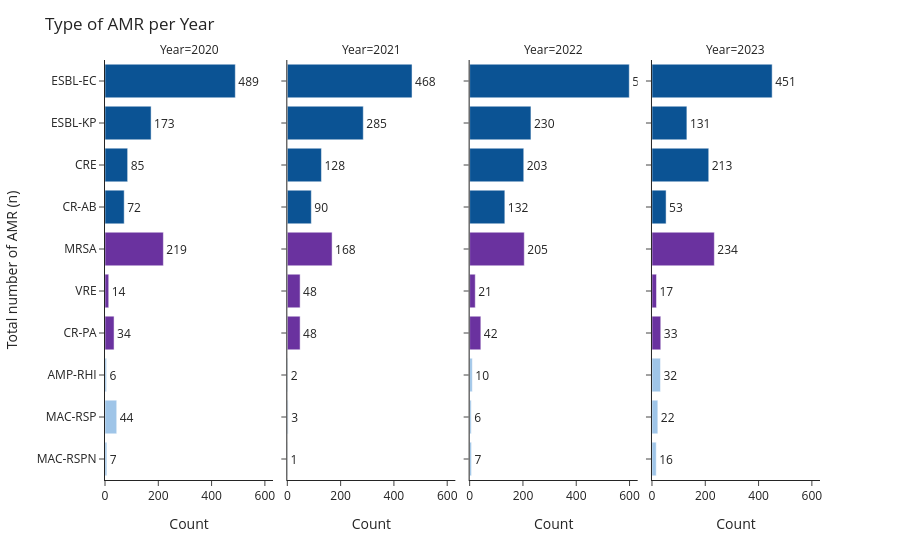

Notebook source saved alongside this figure:
### Code cell
plot_df = []

for yr in yrs:
    yr = int(yr)
    subset = df[df["Year"] == yr].value_counts("Type of AMR")
    subset = subset.reindex(all_amrs, fill_value=0).reset_index()
    subset.columns = ["Type of AMR", "Count"]
    subset["Year"] = yr
    plot_df.append(subset)

plot_df = pd.concat(plot_df, ignore_index=True)
plot_df["Type of AMR"] = pd.Categorical(plot_df["Type of AMR"], categories=list(amr_custom_color_map.keys()), ordered=True)
plot_df = plot_df.sort_values(["Year", "Type of AMR"])

# Plotly Express faceted bar chart
fig = px.bar(
    plot_df, x="Count", y="Type of AMR", facet_col="Year",
    orientation="h", color="Type of AMR", text="Count",
    color_discrete_map=amr_custom_color_map2
    # color_discrete_sequence=px.colors.qualitative.Set1
)

# Layout adjustments
fig.update_layout(
    height=600, template="simple_white",
    title="Type of AMR per Year",
    showlegend=False,
    yaxis=dict(title="Total number of AMR (n)")
)

# Value labels outside bars
fig.update_traces(textposition='outside')

# Consistent y-axis category order
# fig.update_yaxes(categoryorder='array', categoryarray=all_amrs)

fig.show()

### Figure 1 — Plotly figure (JSON) as saved in the notebook; plotly's stock layout.template omitted (floating-point values rounded to 4 significant figures)
{"data": [{"alignmentgroup": "True", "hovertemplate": "Type of AMR=%{y}<br>Year=2020<br>Count=%{text}<extra></extra>", "legendgroup": "ESBL-EC", "marker": {"color": "#0B5394", "pattern": {"shape": ""}}, "name": "ESBL-EC", "offsetgroup": "ESBL-EC", "orientation": "h", "showlegend": true, "text": [489], "textposition": "outside", "type": "bar", "x": [489], "xaxis": "x", "y": ["ESBL-EC"], "yaxis": "y"}, {"alignmentgroup": "True", "hovertemplate": "Type of AMR=%{y}<br>Year=2021<br>Count=%{text}<extra></extra>", "legendgroup": "ESBL-EC", "marker": {"color": "#0B5394", "pattern": {"shape": ""}}, "name": "ESBL-EC", "offsetgroup": "ESBL-EC", "orientation": "h", "showlegend": false, "text": [468], "textposition": "outside", "type": "bar", "x": [468], "xaxis": "x2", "y": ["ESBL-EC"], "yaxis": "y2"}, {"alignmentgroup": "True", "hovertemplate": "Type of AMR=%{y}<br>Year=2022<br>Count=%{text}<extra></extra>", "legendgroup": "ESBL-EC", "marker": {"color": "#0B5394", "pattern": {"shape": ""}}, "name": "ESBL-EC", "offsetgroup": "ESBL-EC", "orientation": "h", "showlegend": false, "text": [599], "textposition": "outside", "type": "bar", "x": [599], "xaxis": "x3", "y": ["ESBL-EC"], "yaxis": "y3"}, {"alignmentgroup": "True", "hovertemplate": "Type of AMR=%{y}<br>Year=2023<br>Count=%{text}<extra></extra>", "legendgroup": "ESBL-EC", "marker": {"color": "#0B5394", "pattern": {"shape": ""}}, "name": "ESBL-EC", "offsetgroup": "ESBL-EC", "orientation": "h", "showlegend": false, "text": [451], "textposition": "outside", "type": "bar", "x": [451], "xaxis": "x4", "y": ["ESBL-EC"], "yaxis": "y4"}, {"alignmentgroup": "True", "hovertemplate": "Type of AMR=%{y}<br>Year=2020<br>Count=%{text}<extra></extra>", "legendgroup": "ESBL-KP", "marker": {"color": "#0B5394", "pattern": {"shape": ""}}, "name": "ESBL-KP", "offsetgroup": "ESBL-KP", "orientation": "h", "showlegend": true, "text": [173], "textposition": "outside", "type": "bar", "x": [173], "xaxis": "x", "y": ["ESBL-KP"], "yaxis": "y"}, {"alignmentgroup": "True", "hovertemplate": "Type of AMR=%{y}<br>Year=2021<br>Count=%{text}<extra></extra>", "legendgroup": "ESBL-KP", "marker": {"color": "#0B5394", "pattern": {"shape": ""}}, "name": "ESBL-KP", "offsetgroup": "ESBL-KP", "orientation": "h", "showlegend": false, "text": [285], "textposition": "outside", "type": "bar", "x": [285], "xaxis": "x2", "y": ["ESBL-KP"], "yaxis": "y2"}, {"alignmentgroup": "True", "hovertemplate": "Type of AMR=%{y}<br>Year=2022<br>Count=%{text}<extra></extra>", "legendgroup": "ESBL-KP", "marker": {"color": "#0B5394", "pattern": {"shape": ""}}, "name": "ESBL-KP", "offsetgroup": "ESBL-KP", "orientation": "h", "showlegend": false, "text": [230], "textposition": "outside", "type": "bar", "x": [230], "xaxis": "x3", "y": ["ESBL-KP"], "yaxis": "y3"}, {"alignmentgroup": "True", "hovertemplate": "Type of AMR=%{y}<br>Year=2023<br>Count=%{text}<extra></extra>", "legendgroup": "ESBL-KP", "marker": {"color": "#0B5394", "pattern": {"shape": ""}}, "name": "ESBL-KP", "offsetgroup": "ESBL-KP", "orientation": "h", "showlegend": false, "text": [131], "textposition": "outside", "type": "bar", "x": [131], "xaxis": "x4", "y": ["ESBL-KP"], "yaxis": "y4"}, {"alignmentgroup": "True", "hovertemplate": "Type of AMR=%{y}<br>Year=2020<br>Count=%{text}<extra></extra>", "legendgroup": "CRE", "marker": {"color": "#0B5394", "pattern": {"shape": ""}}, "name": "CRE", "offsetgroup": "CRE", "orientation": "h", "showlegend": true, "text": [85], "textposition": "outside", "type": "bar", "x": [85], "xaxis": "x", "y": ["CRE"], "yaxis": "y"}, {"alignmentgroup": "True", "hovertemplate": "Type of AMR=%{y}<br>Year=2021<br>Count=%{text}<extra></extra>", "legendgroup": "CRE", "marker": {"color": "#0B5394", "pattern": {"shape": ""}}, "name": "CRE", "offsetgroup": "CRE", "orientation": "h", "showlegend": false, "text": [128], "textposition": "outside", "type": "bar", "x": [128], "xaxis": "x2", "y": ["CRE"], "yaxis": "y2"}, {"alignmentgroup": "True", "hovertemplate": "Type of AMR=%{y}<br>Year=2022<br>Count=%{text}<extra></extra>", "legendgroup": "CRE", "marker": {"color": "#0B5394", "pattern": {"shape": ""}}, "name": "CRE", "offsetgroup": "CRE", "orientation": "h", "showlegend": false, "text": [203], "textposition": "outside", "type": "bar", "x": [203], "xaxis": "x3", "y": ["CRE"], "yaxis": "y3"}, {"alignmentgroup": "True", "hovertemplate": "Type of AMR=%{y}<br>Year=2023<br>Count=%{text}<extra></extra>", "legendgroup": "CRE", "marker": {"color": "#0B5394", "pattern": {"shape": ""}}, "name": "CRE", "offsetgroup": "CRE", "orientation": "h", "showlegend": false, "text": [213], "textposition": "outside", "type": "bar", "x": [213], "xaxis": "x4", "y": ["CRE"], "yaxis": "y4"}, {"alignmentgroup": "True", "hovertemplate": "Type of AMR=%{y}<br>Year=2020<br>Count=%{text}<extra></extra>", "legendgroup": "CR-AB", "marker": {"color": "#0B5394", "pattern": {"shape": ""}}, "name": "CR-AB", "offsetgroup": "CR-AB", "orientation": "h", "showlegend": true, "text": [72], "textposition": "outside", "type": "bar", "x": [72], "xaxis": "x", "y": ["CR-AB"], "yaxis": "y"}, {"alignmentgroup": "True", "hovertemplate": "Type of AMR=%{y}<br>Year=2021<br>Count=%{text}<extra></extra>", "legendgroup": "CR-AB", "marker": {"color": "#0B5394", "pattern": {"shape": ""}}, "name": "CR-AB", "offsetgroup": "CR-AB", "orientation": "h", "showlegend": false, "text": [90], "textposition": "outside", "type": "bar", "x": [90], "xaxis": "x2", "y": ["CR-AB"], "yaxis": "y2"}, {"alignmentgroup": "True", "hovertemplate": "Type of AMR=%{y}<br>Year=2022<br>Count=%{text}<extra></extra>", "legendgroup": "CR-AB", "marker": {"color": "#0B5394", "pattern": {"shape": ""}}, "name": "CR-AB", "offsetgroup": "CR-AB", "orientation": "h", "showlegend": false, "text": [132], "textposition": "outside", "type": "bar", "x": [132], "xaxis": "x3", "y": ["CR-AB"], "yaxis": "y3"}, {"alignmentgroup": "True", "hovertemplate": "Type of AMR=%{y}<br>Year=2023<br>Count=%{text}<extra></extra>", "legendgroup": "CR-AB", "marker": {"color": "#0B5394", "pattern": {"shape": ""}}, "name": "CR-AB", "offsetgroup": "CR-AB", "orientation": "h", "showlegend": false, "text": [53], "textposition": "outside", "type": "bar", "x": [53], "xaxis": "x4", "y": ["CR-AB"], "yaxis": "y4"}, {"alignmentgroup": "True", "hovertemplate": "Type of AMR=%{y}<br>Year=2020<br>Count=%{text}<extra></extra>", "legendgroup": "MRSA", "marker": {"color": "#6A329F", "pattern": {"shape": ""}}, "name": "MRSA", "offsetgroup": "MRSA", "orientation": "h", "showlegend": true, "text": [219], "textposition": "outside", "type": "bar", "x": [219], "xaxis": "x", "y": ["MRSA"], "yaxis": "y"}, {"alignmentgroup": "True", "hovertemplate": "Type of AMR=%{y}<br>Year=2021<br>Count=%{text}<extra></extra>", "legendgroup": "MRSA", "marker": {"color": "#6A329F", "pattern": {"shape": ""}}, "name": "MRSA", "offsetgroup": "MRSA", "orientation": "h", "showlegend": false, "text": [168], "textposition": "outside", "type": "bar", "x": [168], "xaxis": "x2", "y": ["MRSA"], "yaxis": "y2"}, {"alignmentgroup": "True", "hovertemplate": "Type of AMR=%{y}<br>Year=2022<br>Count=%{text}<extra></extra>", "legendgroup": "MRSA", "marker": {"color": "#6A329F", "pattern": {"shape": ""}}, "name": "MRSA", "offsetgroup": "MRSA", "orientation": "h", "showlegend": false, "text": [205], "textposition": "outside", "type": "bar", "x": [205], "xaxis": "x3", "y": ["MRSA"], "yaxis": "y3"}, {"alignmentgroup": "True", "hovertemplate": "Type of AMR=%{y}<br>Year=2023<br>Count=%{text}<extra></extra>", "legendgroup": "MRSA", "marker": {"color": "#6A329F", "pattern": {"shape": ""}}, "name": "MRSA", "offsetgroup": "MRSA", "orientation": "h", "showlegend": false, "text": [234], "textposition": "outside", "type": "bar", "x": [234], "xaxis": "x4", "y": ["MRSA"], "yaxis": "y4"}, {"alignmentgroup": "True", "hovertemplate": "Type of AMR=%{y}<br>Year=2020<br>Count=%{text}<extra></extra>", "legendgroup": "VRE", "marker": {"color": "#6A329F", "pattern": {"shape": ""}}, "name": "VRE", "offsetgroup": "VRE", "orientation": "h", "showlegend": true, "text": [14], "textposition": "outside", "type": "bar", "x": [14], "xaxis": "x", "y": ["VRE"], "yaxis": "y"}, {"alignmentgroup": "True", "hovertemplate": "Type of AMR=%{y}<br>Year=2021<br>Count=%{text}<extra></extra>", "legendgroup": "VRE", "marker": {"color": "#6A329F", "pattern": {"shape": ""}}, "name": "VRE", "offsetgroup": "VRE", "orientation": "h", "showlegend": false, "text": [48], "textposition": "outside", "type": "bar", "x": [48], "xaxis": "x2", "y": ["VRE"], "yaxis": "y2"}, {"alignmentgroup": "True", "hovertemplate": "Type of AMR=%{y}<br>Year=2022<br>Count=%{text}<extra></extra>", "legendgroup": "VRE", "marker": {"color": "#6A329F", "pattern": {"shape": ""}}, "name": "VRE", "offsetgroup": "VRE", "orientation": "h", "showlegend": false, "text": [21], "textposition": "outside", "type": "bar", "x": [21], "xaxis": "x3", "y": ["VRE"], "yaxis": "y3"}, {"alignmentgroup": "True", "hovertemplate": "Type of AMR=%{y}<br>Year=2023<br>Count=%{text}<extra></extra>", "legendgroup": "VRE", "marker": {"color": "#6A329F", "pattern": {"shape": ""}}, "name": "VRE", "offsetgroup": "VRE", "orientation": "h", "showlegend": false, "text": [17], "textposition": "outside", "type": "bar", "x": [17], "xaxis": "x4", "y": ["VRE"], "yaxis": "y4"}, {"alignmentgroup": "True", "hovertemplate": "Type of AMR=%{y}<br>Year=2020<br>Count=%{text}<extra></extra>", "legendgroup": "CR-PA", "marker": {"color": "#6A329F", "pattern": {"shape": ""}}, "name": "CR-PA", "offsetgroup": "CR-PA", "orientation": "h", "showlegend": true, "text": [34], "textposition": "outside", "type": "bar", "x": [34], "xaxis": "x", "y": ["CR-PA"], "yaxis": "y"}, {"alignmentgroup": "True", "hovertemplate": "Type of AMR=%{y}<br>Year=2021<br>Count=%{text}<extra></extra>", "legendgroup": "CR-PA", "marker": {"color": "#6A329F", "pattern": {"shape": ""}}, "name": "CR-PA", "offsetgroup": "CR-PA", "orientation": "h", "showlegend": false, "text": [48], "textposition": "outside", "type": "bar", "x": [48], "xaxis": "x2", "y": ["CR-PA"], "yaxis": "y2"}, {"alignmentgroup": "True", "hovertemplate": "Type of AMR=%{y}<br>Year=2022<br>Count=%{text}<extra></extra>", "legendgroup": "CR-PA", "marker": {"color": "#6A329F", "pattern": {"shape": ""}}, "name": "CR-PA", "offsetgroup": "CR-PA", "orientation": "h", "showlegend": false, "text": [42], "textposition": "outside", "type": "bar", "x": [42], "xaxis": "x3", "y": ["CR-PA"], "yaxis": "y3"}, {"alignmentgroup": "True", "hovertemplate": "Type of AMR=%{y}<br>Year=2023<br>Count=%{text}<extra></extra>", "legendgroup": "CR-PA", "marker": {"color": "#6A329F", "pattern": {"shape": ""}}, "name": "CR-PA", "offsetgroup": "CR-PA", "orientation": "h", "showlegend": false, "text": [33], "textposition": "outside", "type": "bar", "x": [33], "xaxis": "x4", "y": ["CR-PA"], "yaxis": "y4"}, {"alignmentgroup": "True", "hovertemplate": "Type of AMR=%{y}<br>Year=2020<br>Count=%{text}<extra></extra>", "legendgroup": "AMP-RHI", "marker": {"color": "#9FC5E8", "pattern": {"shape": ""}}, "name": "AMP-RHI", "offsetgroup": "AMP-RHI", "orientation": "h", "showlegend": true, "text": [6], "textposition": "outside", "type": "bar", "x": [6], "xaxis": "x", "y": ["AMP-RHI"], "yaxis": "y"}, {"alignmentgroup": "True", "hovertemplate": "Type of AMR=%{y}<br>Year=2021<br>Count=%{text}<extra></extra>", "legendgroup": "AMP-RHI", "marker": {"color": "#9FC5E8", "pattern": {"shape": ""}}, "name": "AMP-RHI", "offsetgroup": "AMP-RHI", "orientation": "h", "showlegend": false, "text": [2], "textposition": "outside", "type": "bar", "x": [2], "xaxis": "x2", "y": ["AMP-RHI"], "yaxis": "y2"}, {"alignmentgroup": "True", "hovertemplate": "Type of AMR=%{y}<br>Year=2022<br>Count=%{text}<extra></extra>", "legendgroup": "AMP-RHI", "marker": {"color": "#9FC5E8", "pattern": {"shape": ""}}, "name": "AMP-RHI", "offsetgroup": "AMP-RHI", "orientation": "h", "showlegend": false, "text": [10], "textposition": "outside", "type": "bar", "x": [10], "xaxis": "x3", "y": ["AMP-RHI"], "yaxis": "y3"}, {"alignmentgroup": "True", "hovertemplate": "Type of AMR=%{y}<br>Year=2023<br>Count=%{text}<extra></extra>", "legendgroup": "AMP-RHI", "marker": {"color": "#9FC5E8", "pattern": {"shape": ""}}, "name": "AMP-RHI", "offsetgroup": "AMP-RHI", "orientation": "h", "showlegend": false, "text": [32], "textposition": "outside", "type": "bar", "x": [32], "xaxis": "x4", "y": ["AMP-RHI"], "yaxis": "y4"}, {"alignmentgroup": "True", "hovertemplate": "Type of AMR=%{y}<br>Year=2020<br>Count=%{text}<extra></extra>", "legendgroup": "MAC-RSP", "marker": {"color": "#9FC5E8", "pattern": {"shape": ""}}, "name": "MAC-RSP", "offsetgroup": "MAC-RSP", "orientation": "h", "showlegend": true, "text": [44], "textposition": "outside", "type": "bar", "x": [44], "xaxis": "x", "y": ["MAC-RSP"], "yaxis": "y"}, {"alignmentgroup": "True", "hovertemplate": "Type of AMR=%{y}<br>Year=2021<br>Count=%{text}<extra></extra>", "legendgroup": "MAC-RSP", "marker": {"color": "#9FC5E8", "pattern": {"shape": ""}}, "name": "MAC-RSP", "offsetgroup": "MAC-RSP", "orientation": "h", "showlegend": false, "text": [3], "textposition": "outside", "type": "bar", "x": [3], "xaxis": "x2", "y": ["MAC-RSP"], "yaxis": "y2"}, {"alignmentgroup": "True", "hovertemplate": "Type of AMR=%{y}<br>Year=2022<br>Count=%{text}<extra></extra>", "legendgroup": "MAC-RSP", "marker": {"color": "#9FC5E8", "pattern": {"shape": ""}}, "name": "MAC-RSP", "offsetgroup": "MAC-RSP", "orientation": "h", "showlegend": false, "text": [6], "textposition": "outside", "type": "bar", "x": [6], "xaxis": "x3", "y": ["MAC-RSP"], "yaxis": "y3"}, {"alignmentgroup": "True", "hovertemplate": "Type of AMR=%{y}<br>Year=2023<br>Count=%{text}<extra></extra>", "legendgroup": "MAC-RSP", "marker": {"color": "#9FC5E8", "pattern": {"shape": ""}}, "name": "MAC-RSP", "offsetgroup": "MAC-RSP", "orientation": "h", "showlegend": false, "text": [22], "textposition": "outside", "type": "bar", "x": [22], "xaxis": "x4", "y": ["MAC-RSP"], "yaxis": "y4"}, {"alignmentgroup": "True", "hovertemplate": "Type of AMR=%{y}<br>Year=2020<br>Count=%{text}<extra></extra>", "legendgroup": "MAC-RSPN", "marker": {"color": "#9FC5E8", "pattern": {"shape": ""}}, "name": "MAC-RSPN", "offsetgroup": "MAC-RSPN", "orientation": "h", "showlegend": true, "text": [7], "textposition": "outside", "type": "bar", "x": [7], "xaxis": "x", "y": ["MAC-RSPN"], "yaxis": "y"}, {"alignmentgroup": "True", "hovertemplate": "Type of AMR=%{y}<br>Year=2021<br>Count=%{text}<extra></extra>", "legendgroup": "MAC-RSPN", "marker": {"color": "#9FC5E8", "pattern": {"shape": ""}}, "name": "MAC-RSPN", "offsetgroup": "MAC-RSPN", "orientation": "h", "showlegend": false, "text": [1], "textposition": "outside", "type": "bar", "x": [1], "xaxis": "x2", "y": ["MAC-RSPN"], "yaxis": "y2"}, {"alignmentgroup": "True", "hovertemplate": "Type of AMR=%{y}<br>Year=2022<br>Count=%{text}<extra></extra>", "legendgroup": "MAC-RSPN", "marker": {"color": "#9FC5E8", "pattern": {"shape": ""}}, "name": "MAC-RSPN", "offsetgroup": "MAC-RSPN", "orientation": "h", "showlegend": false, "text": [7], "textposition": "outside", "type": "bar", "x": [7], "xaxis": "x3", "y": ["MAC-RSPN"], "yaxis": "y3"}, {"alignmentgroup": "True", "hovertemplate": "Type of AMR=%{y}<br>Year=2023<br>Count=%{text}<extra></extra>", "legendgroup": "MAC-RSPN", "marker": {"color": "#9FC5E8", "pattern": {"shape": ""}}, "name": "MAC-RSPN", "offsetgroup": "MAC-RSPN", "orientation": "h", "showlegend": false, "text": [16], "textposition": "outside", "type": "bar", "x": [16], "xaxis": "x4", "y": ["MAC-RSPN"], "yaxis": "y4"}], "layout": {"annotations": [{"font": {}, "showarrow": false, "text": "Year=2020", "x": 0.1175, "xanchor": "center", "xref": "paper", "y": 1, "yanchor": "bottom", "yref": "paper"}, {"font": {}, "showarrow": false, "text": "Year=2021", "x": 0.3725, "xanchor": "center", "xref": "paper", "y": 1, "yanchor": "bottom", "yref": "paper"}, {"font": {}, "showarrow": false, "text": "Year=2022", "x": 0.6275, "xanchor": "center", "xref": "paper", "y": 1, "yanchor": "bottom", "yref": "paper"}, {"font": {}, "showarrow": false, "text": "Year=2023", "x": 0.8825, "xanchor": "center", "xref": "paper", "y": 1, "yanchor": "bottom", "yref": "paper"}], "autosize": true, "barmode": "relative", "legend": {"title": {"text": "Type of AMR"}, "tracegroupgap": 0}, "margin": {"t": 60}, "showlegend": false, "title": {"text": "Type of AMR per Year"}, "xaxis": {"anchor": "y", "autorange": true, "domain": [0, 0.235], "range": [0, 630.5], "title": {"text": "Count"}, "type": "linear"}, "xaxis2": {"anchor": "y2", "autorange": true, "domain": [0.255, 0.49], "matches": "x", "range": [0, 630.5], "title": {"text": "Count"}, "type": "linear"}, "xaxis3": {"anchor": "y3", "autorange": true, "domain": [0.51, 0.745], "matches": "x", "range": [0, 630.5], "title": {"text": "Count"}, "type": "linear"}, "xaxis4": {"anchor": "y4", "autorange": true, "domain": [0.765, 1.0], "matches": "x", "range": [0, 630.5], "title": {"text": "Count"}, "type": "linear"}, "yaxis": {"anchor": "x", "autorange": true, "categoryarray": ["MAC-RSPN", "MAC-RSP", "AMP-RHI", "CR-PA", "VRE", "MRSA", "CR-AB", "CRE", "ESBL-KP", "ESBL-EC"], "categoryorder": "array", "domain": [0, 1], "range": [-0.5, 9.5], "title": {"text": "Total number of AMR (n)"}, "type": "category"}, "yaxis2": {"anchor": "x2", "autorange": true, "domain": [0, 1], "matches": "y", "range": [-0.5, 9.5], "showticklabels": false, "type": "category"}, "yaxis3": {"anchor": "x3", "autorange": true, "domain": [0, 1], "matches": "y", "range": [-0.5, 9.5], "showticklabels": false, "type": "category"}, "yaxis4": {"anchor": "x4", "autorange": true, "domain": [0, 1], "matches": "y", "range": [-0.5, 9.5], "showticklabels": false, "type": "category"}}}
